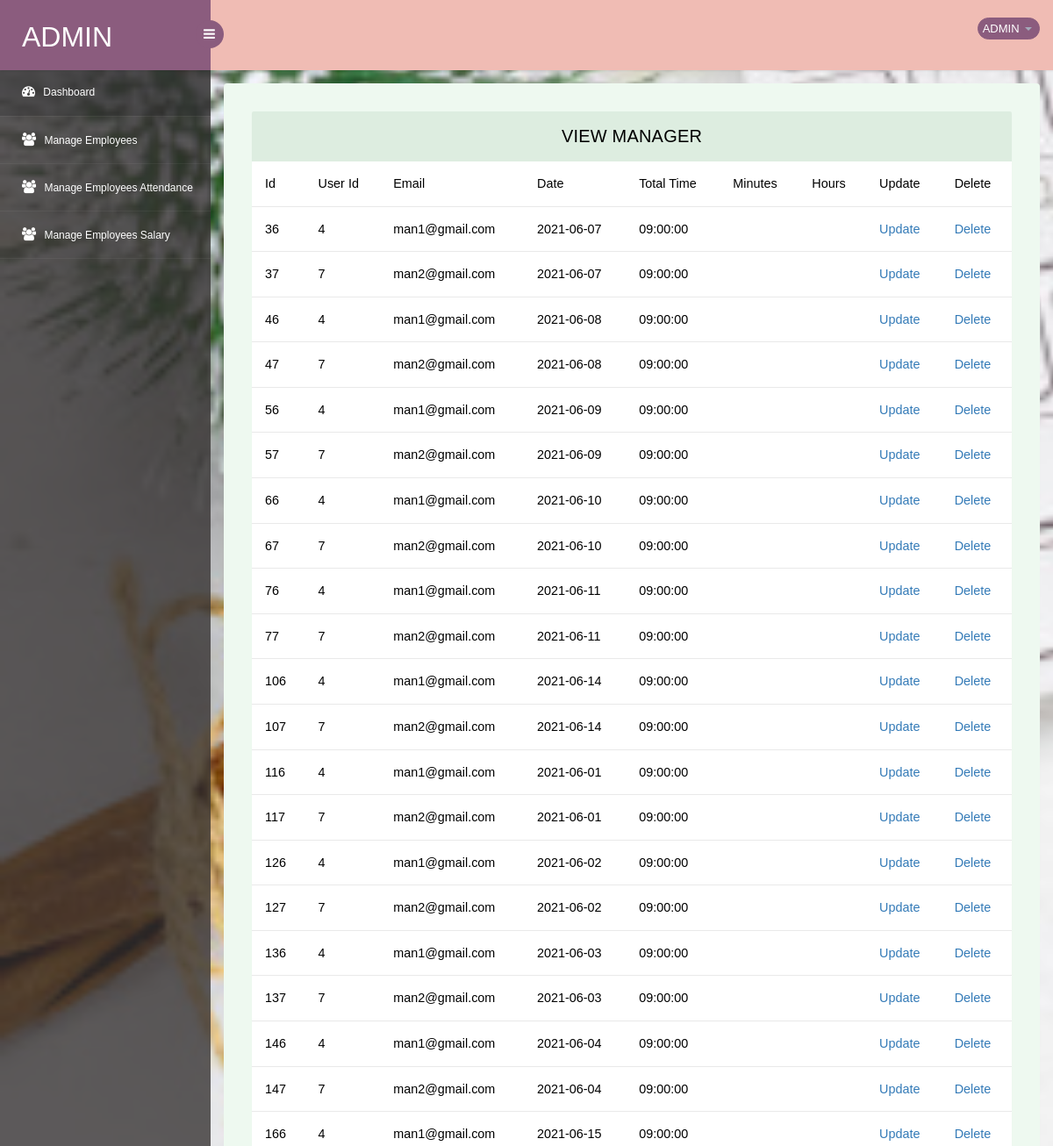
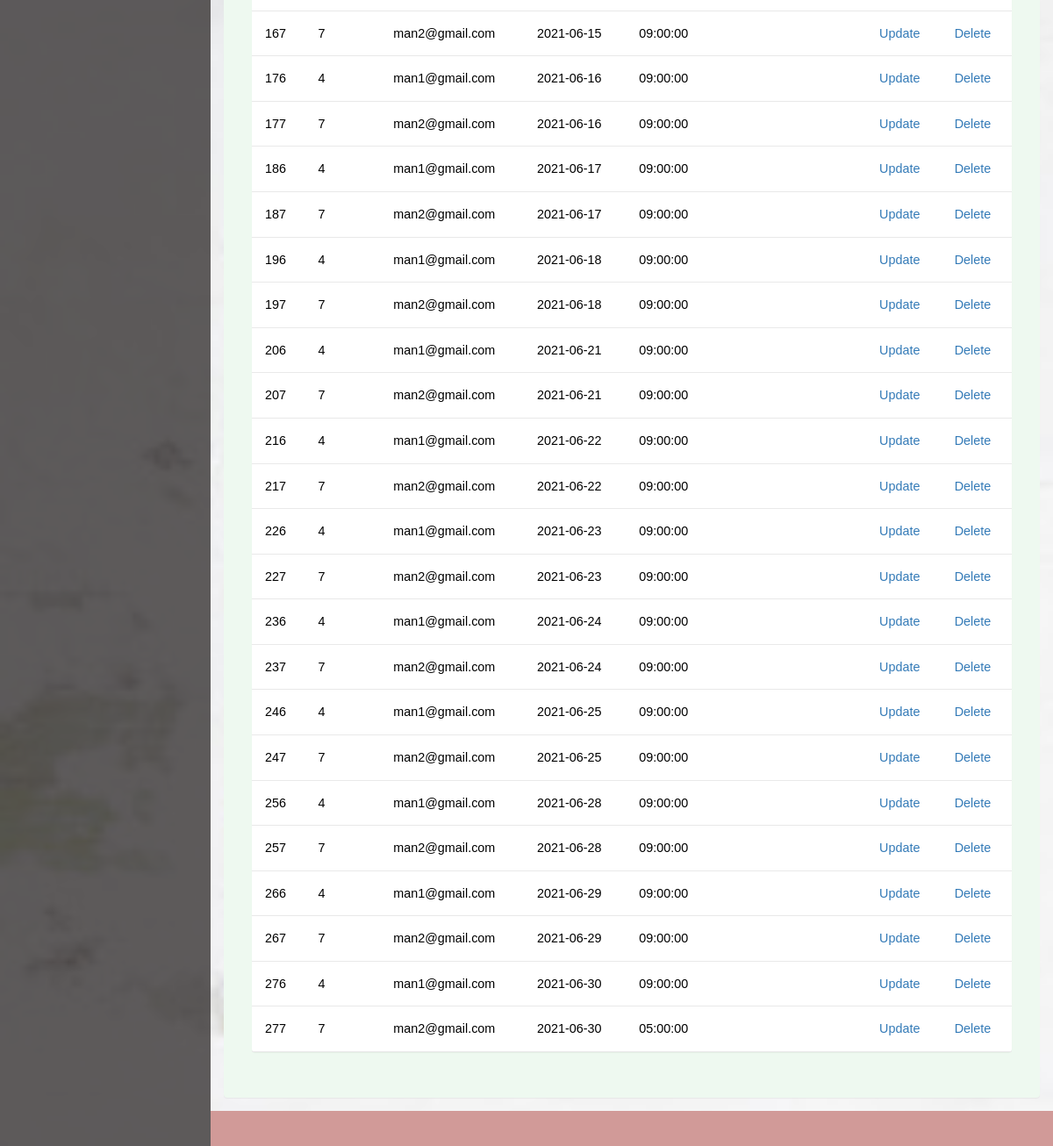
The page /admin/viewmanager.php on the database its author committed (2 pictures, top to bottom).
### tables this page shows
CREATE TABLE `attendance` (
  `id` int(11) NOT NULL,
  `u_id` int(11) NOT NULL,
  `usertype` varchar(10) NOT NULL,
  `email` varchar(30) NOT NULL,
  `date` date NOT NULL,
  `t_time` time NOT NULL,
  `isactive` int(11) NOT NULL DEFAULT 1
);

### admin/viewmanager.php (the view, shortened to what this page needs)
<!DOCTYPE html>
<head>
<link rel="stylesheet" href="css/bootstrap.min.css" >
<link href="css/style.css" rel='stylesheet' type='text/css' />
<link href="css/style-responsive.css" rel="stylesheet"/>
<link rel="stylesheet" href="css/font.css" type="text/css"/>
<link href="css/font-awesome.css" rel="stylesheet">
<link rel="stylesheet" href="css/morris.css" type="text/css"/>
<link rel="stylesheet" href="css/monthly.css">
</head>
<body>
<section id="container">
<header class="header fixed-top clearfix">
<div class="brand">
    <a href="login.php" class="logo">
        ADMIN
    </a>
    <div class="sidebar-toggle-box">
        <div class="fa fa-bars"></div>
    </div>
</div>
<div class="top-nav clearfix">
    <ul class="nav pull-right top-menu">
        <li class="dropdown">
            <a data-toggle="dropdown" class="dropdown-toggle" href="#">
                <span class="username">ADMIN</span>
                <b class="caret"></b>
            </a>
        </li>
    </ul>
</div>
</header>
<aside>
    <div id="sidebar" class="nav-collapse">
        <div class="leftside-navigation">
            <ul class="sidebar-menu" id="nav-accordion">
                <li>
                    <a class="active" href="dashboard.php">
                        <i class="fa fa-dashboard"></i>
                        <span>Dashboard</span>
                    </a>
                </li>
                <li class="sub-menu">
                    <a href="javascript:;">
                        <i class="fa fa-group"></i>
                        <span>Manage Employees</span>
                    </a>
                </li>
                <li class="sub-menu">
                    <a href="javascript:;">
                        <i class="fa fa-group"></i>
                        <span>Manage Employees Attendance</span>
                    </a>
                </li>
                <li class="sub-menu">
                    <a href="javascript:;">
                        <i class="fa fa-group"></i>
                        <span>Manage Employees Salary</span>
                    </a>
                </li>
            </ul>
        </div>
        </div>
</aside>
<section id="main-content">
	<section class="wrapper">
		<div class="table-agile-info">
 <div class="panel panel-default">
    <div class="panel-heading">
     View Manager
    </div>
    <div>
      <table class="table">
        <thead>
            <?php
require 'dbconnect.php';
$qry = "SELECT * FROM attendance WHERE isactive='1' AND usertype='Manager'";
$rs = mysqli_query($conn,$qry);
?>
    <tr>
        <td>Id</td>
        <td>User Id</td>
        <td>Email</td>
        <td>Date</td>
        <td>Total Time</td>
        <td>Minutes</td>
        <td>Hours</td>
        <td>Update</td>
        <td>Delete</td>
    </tr>
    <?php
        if(mysqli_num_rows($rs)>0)
        {
            while($row=mysqli_fetch_assoc($rs))
            {
                ?>
        <tr>
            <td><?php echo $row['id'];?></td>
            <td><?php echo $row['u_id'];?></td>
            <td><?php echo $row['email'];?></td>
            <td><?php echo $row['date'];?></td>
            <td><?php echo $row['t_time'];?></td>
            <td><?php echo $row['minutes'];?></td>
            <td><?php echo $row['hours'];?></td>
            <td><a href="updatemanager.php?id=<?php echo $row['id']?>">Update</a></td>
            <td><a href="deletemanager.php?id=<?php echo $row['id']?>">Delete</a></td>
        </tr>
<?php
    }
}
    ?>
    </table>
</body>
</html>
		  <div class="footer">
		  </div>
</body>
</html>

### rows shown on the page
attendance: id "36", u "4", email "man1@gmail.com", date "2021-06-07", t_time "09:00:00"
attendance: id "37", u "7", email "man2@gmail.com", date "2021-06-07", t_time "09:00:00"
attendance: id "46", u "4", email "man1@gmail.com", date "2021-06-08", t_time "09:00:00"
attendance: id "47", u "7", email "man2@gmail.com", date "2021-06-08", t_time "09:00:00"
attendance: id "56", u "4", email "man1@gmail.com", date "2021-06-09", t_time "09:00:00"
attendance: id "57", u "7", email "man2@gmail.com", date "2021-06-09", t_time "09:00:00"
attendance: id "66", u "4", email "man1@gmail.com", date "2021-06-10", t_time "09:00:00"
attendance: id "67", u "7", email "man2@gmail.com", date "2021-06-10", t_time "09:00:00"
attendance: id "76", u "4", email "man1@gmail.com", date "2021-06-11", t_time "09:00:00"
attendance: id "77", u "7", email "man2@gmail.com", date "2021-06-11", t_time "09:00:00"
attendance: id "106", u "4", email "man1@gmail.com", date "2021-06-14", t_time "09:00:00"
attendance: id "107", u "7", email "man2@gmail.com", date "2021-06-14", t_time "09:00:00"
attendance: id "116", u "4", email "man1@gmail.com", date "2021-06-01", t_time "09:00:00"
attendance: id "117", u "7", email "man2@gmail.com", date "2021-06-01", t_time "09:00:00"
attendance: id "126", u "4", email "man1@gmail.com", date "2021-06-02", t_time "09:00:00"
attendance: id "127", u "7", email "man2@gmail.com", date "2021-06-02", t_time "09:00:00"
attendance: id "136", u "4", email "man1@gmail.com", date "2021-06-03", t_time "09:00:00"
attendance: id "137", u "7", email "man2@gmail.com", date "2021-06-03", t_time "09:00:00"
attendance: id "146", u "4", email "man1@gmail.com", date "2021-06-04", t_time "09:00:00"
attendance: id "147", u "7", email "man2@gmail.com", date "2021-06-04", t_time "09:00:00"
attendance: id "166", u "4", email "man1@gmail.com", date "2021-06-15", t_time "09:00:00"
attendance: id "167", u "7", email "man2@gmail.com", date "2021-06-15", t_time "09:00:00"
attendance: id "176", u "4", email "man1@gmail.com", date "2021-06-16", t_time "09:00:00"
attendance: id "177", u "7", email "man2@gmail.com", date "2021-06-16", t_time "09:00:00"
attendance: id "186", u "4", email "man1@gmail.com", date "2021-06-17", t_time "09:00:00"
attendance: id "187", u "7", email "man2@gmail.com", date "2021-06-17", t_time "09:00:00"
attendance: id "196", u "4", email "man1@gmail.com", date "2021-06-18", t_time "09:00:00"
attendance: id "197", u "7", email "man2@gmail.com", date "2021-06-18", t_time "09:00:00"
attendance: id "206", u "4", email "man1@gmail.com", date "2021-06-21", t_time "09:00:00"
attendance: id "207", u "7", email "man2@gmail.com", date "2021-06-21", t_time "09:00:00"
attendance: id "216", u "4", email "man1@gmail.com", date "2021-06-22", t_time "09:00:00"
attendance: id "217", u "7", email "man2@gmail.com", date "2021-06-22", t_time "09:00:00"
attendance: id "226", u "4", email "man1@gmail.com", date "2021-06-23", t_time "09:00:00"
attendance: id "227", u "7", email "man2@gmail.com", date "2021-06-23", t_time "09:00:00"
attendance: id "236", u "4", email "man1@gmail.com", date "2021-06-24", t_time "09:00:00"
attendance: id "237", u "7", email "man2@gmail.com", date "2021-06-24", t_time "09:00:00"
attendance: id "246", u "4", email "man1@gmail.com", date "2021-06-25", t_time "09:00:00"
attendance: id "247", u "7", email "man2@gmail.com", date "2021-06-25", t_time "09:00:00"
attendance: id "256", u "4", email "man1@gmail.com", date "2021-06-28", t_time "09:00:00"
attendance: id "257", u "7", email "man2@gmail.com", date "2021-06-28", t_time "09:00:00"
attendance: id "266", u "4", email "man1@gmail.com", date "2021-06-29", t_time "09:00:00"
attendance: id "267", u "7", email "man2@gmail.com", date "2021-06-29", t_time "09:00:00"
attendance: id "276", u "4", email "man1@gmail.com", date "2021-06-30", t_time "09:00:00"
attendance: id "277", u "7", email "man2@gmail.com", date "2021-06-30", t_time "05:00:00"
